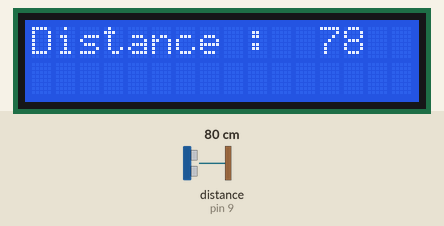
This sketch was run on a simulated Arduino Uno, built with avr-gcc and run on an emulated ATmega328P. Parts: 16×2 character LCD. Wiring (inferred from the names in the program): ultrasonic range finder: trigger pin 8; echo pin 9. The test bench sets the inputs (shaded band); at power-on: distance to the obstacle (sensor on pin 9) 80 cm. The echo pulse lasts 58.3 µs per cm.

Above: at 2.2 s.
2.3 s: distance to the obstacle (sensor on pin 9) set to 2 cm
At 3.5 s:
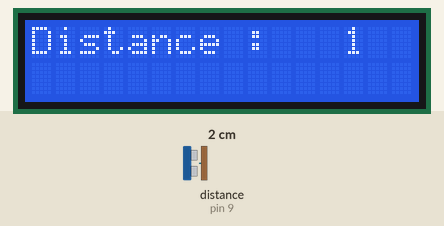
3.8 s: distance to the obstacle (sensor on pin 9) set to 4 cm
At 4.8 s:
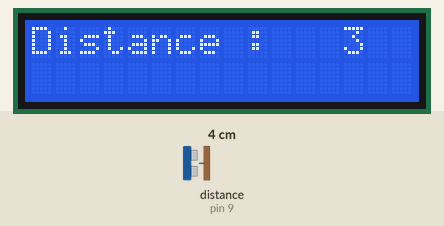
5.3 s: distance to the obstacle (sensor on pin 9) set to 9 cm
At 5.9 s:
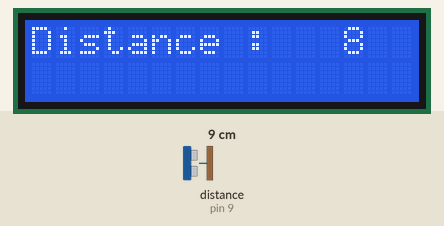
Timing chart, 0 to 8.3 s (numbered marks = the images above; inputs shaded):
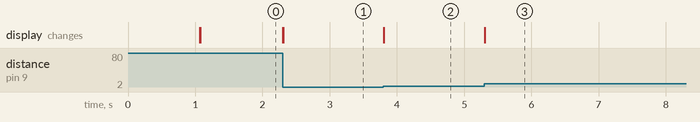

Measured:
- after the input at 2.3 s, the display: changes at once (image 1)
- after the input at 3.8 s, the display: changes at once (image 2)
- after the input at 5.3 s, the display: changes at once (image 3)

The sketch:

SRF05UNO.ino
```cpp
#include <LiquidCrystal.h>

LiquidCrystal lcd(1, 2, 4, 5, 6, 7);

const unsigned int TRIG_PIN=8;
const unsigned int ECHO_PIN=9;

char str[17];

long EchoTime;
int Dist;

void setup() {

  lcd.begin(2,16);
  lcd.print("   Distance    ");
  delay(1000);
  lcd.clear();

  pinMode(TRIG_PIN, OUTPUT);
  pinMode(ECHO_PIN, INPUT);

}

void loop() {
  digitalWrite(TRIG_PIN, HIGH);
  delayMicroseconds(10);
  digitalWrite(TRIG_PIN, LOW);
  EchoTime = pulseIn(ECHO_PIN, HIGH);
  Dist= EchoTime*0.034/2;
  lcd.setCursor(0,0);
  sprintf(str,"Distance : %3.0d",Dist);
  lcd.print(str);
}
```
